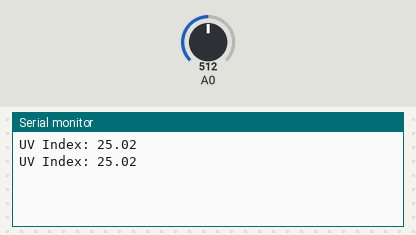
Bench run of a sketch on a simulated Arduino Uno, built with avr-gcc and run on an emulated ATmega328P. Parts: the last lines printed to the serial monitor. Inputs (shaded band) come from the test bench; at power-on: A0 = 512.

Above: at 1.8 s.
1.9 s: A0 set to 716
At 2.8 s:
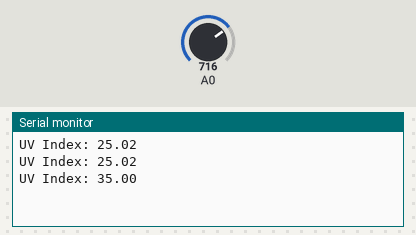
3.4 s: A0 set to 900
At 4.4 s:
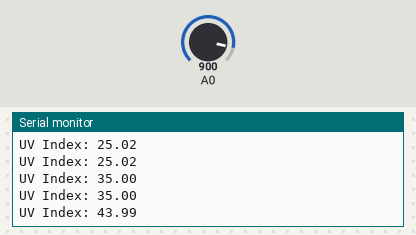
Timing chart, 0 to 6.4 s (numbered marks = the images above; inputs shaded):
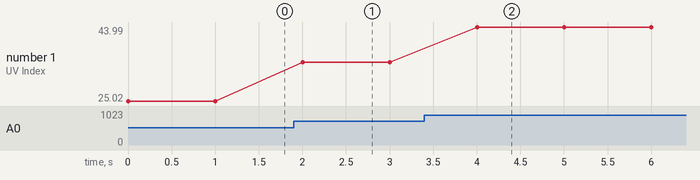

The sketch:

GUVA_UV.ino
```cpp
void setup() {
  Serial.begin(9600);
}

void loop() {
  int sensorValue = analogRead(A0);
  float voltage = sensorValue * (5.0 / 1023.0);
  float uvIndex = voltage / 0.1;
  Serial.print("UV Index: ");
  Serial.println(uvIndex);
  delay(1000);
}
```

Measured:
- after the input at 1.9 s, the serial monitor: prints a new line after 0.10 s (image 1)
- after the input at 3.4 s, the serial monitor: prints a new line after 0.60 s (image 2)
- plotted number 1: 25.02 → 35 after the input at 1.9 s, 35 → 43.99 after the input at 3.4 s
